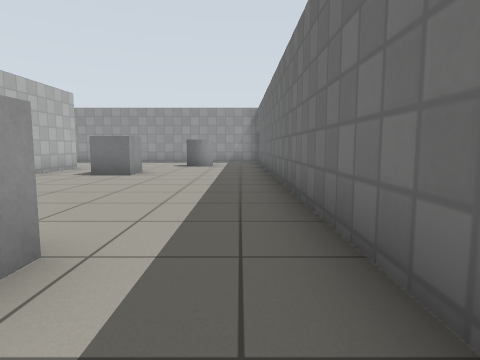
View 1 (above)

17 first-person views from a walk through a Gazebo world. The camera is 0.72 m above the floor, tilts 6° down and sees 75° across. The floor is counted in squares, 1 m on a side. Each view is taken from the middle of a square. On the plan, view 1 faces up. The plan holds only what a view shows up to about 10 squares ahead; the rest is blank. Simple patterns stand in for the simulator's built-in surfaces.

View 2
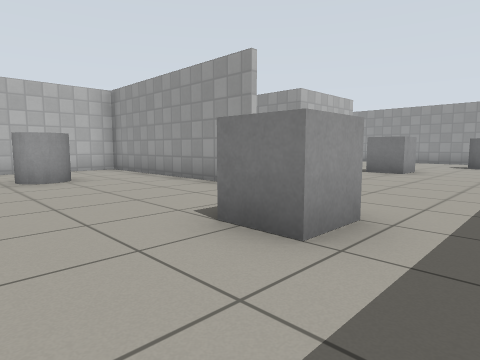

View 3
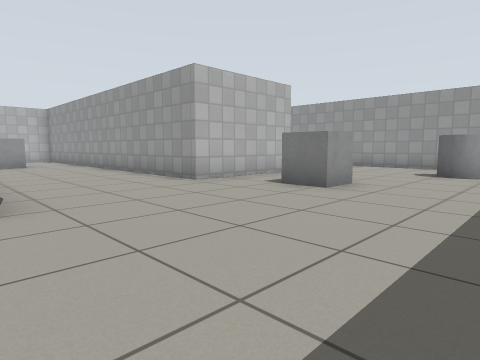

View 4
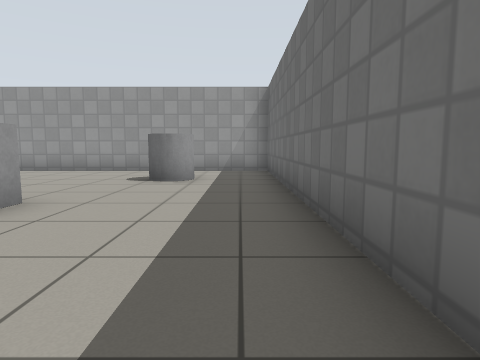

View 5
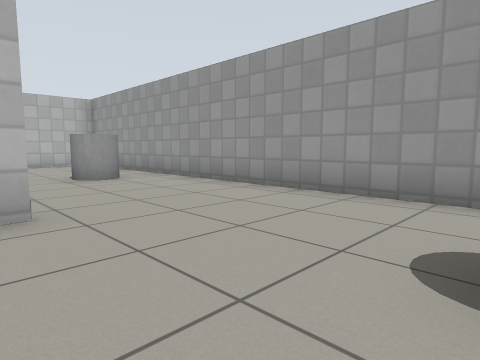

View 6
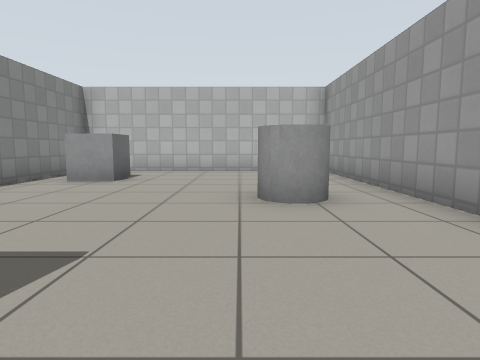

View 7
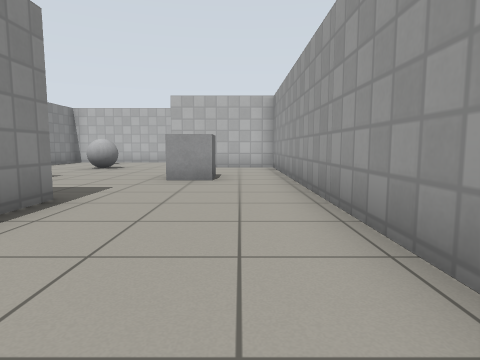

View 8
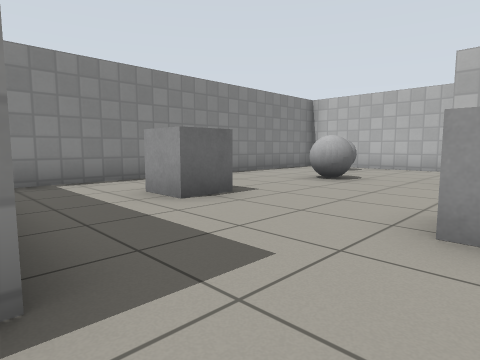

View 9
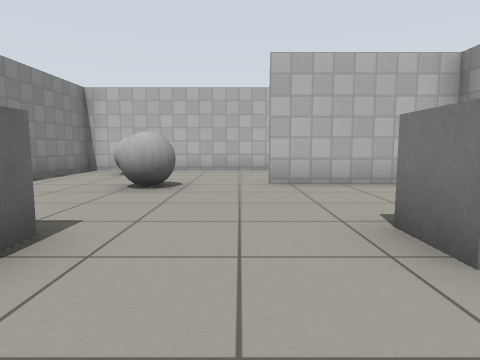

View 10
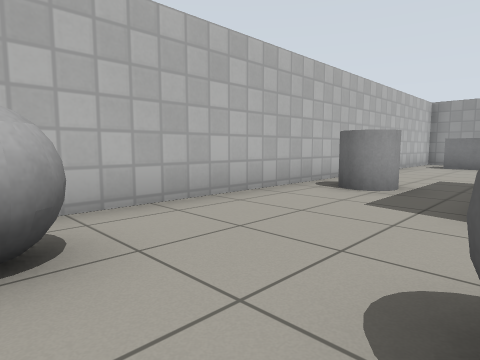

View 11
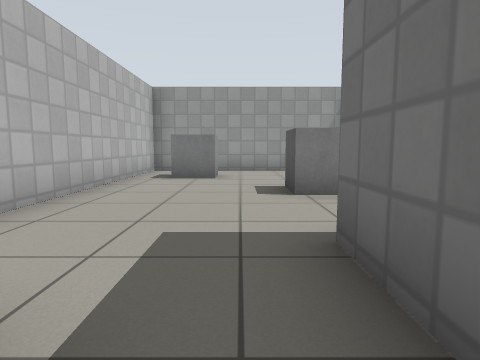

View 12
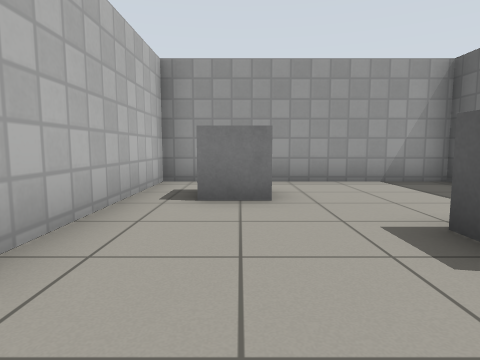

View 13
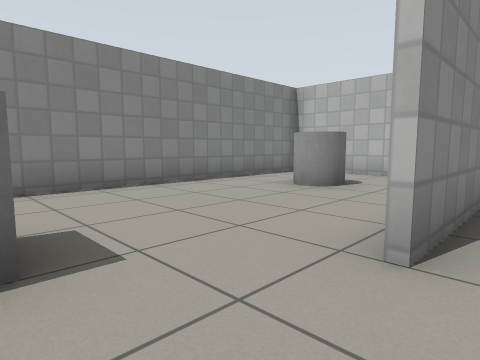

View 14
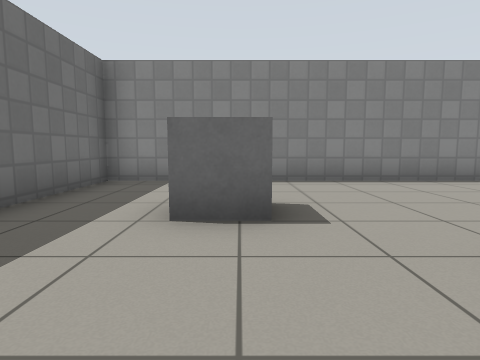

View 15
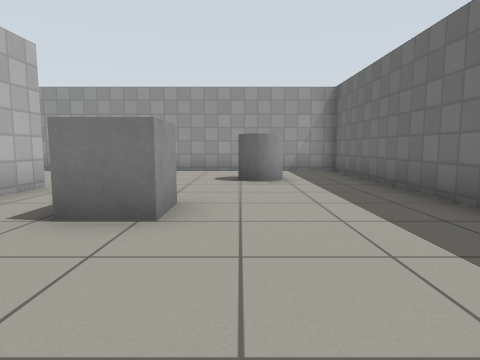

View 16
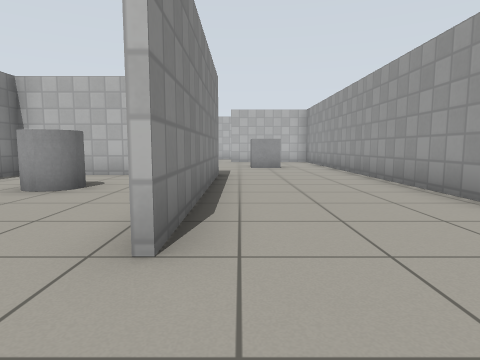

View 17
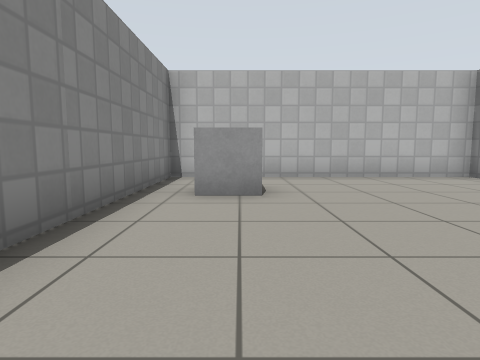

### Floor plan
Points are (right, up) in squares from view 1. A wall is a line through its corners. A room is listed if a view was taken in it or the views show most of it. See-through windows are left out.
Room 1 (views 1, 2, 3, 4, 5, 6, 7, 8, 9, 10, 11, 12, 13, 14, 15, 16, 17)
walls: (-10.2, 3.4) (-3.9, 3.4); (-5.6, 10.8) (-5.6, 7.2) (-17.1, 7.2) (-17.1, 3.5); (-3.9, 3.3) (-10.1, 3.3) (-10.1, -1.7) (0.8, -1.7) (0.8, 14.5) (-20.6, 14.5) (-20.6, -1.7) (-11, -1.7); (-17.3, 5.9) (-17.3, 7.4); (-14.7, 13.8) (-14.7, 14.6); (-14.5, 14.6) (-14.5, 7.3) (-9, 7.3)
objects: grey ball (-20, 0) to (-19, 0); grey cylinder (-20, 5) to (-19, 6); grey box (-19, 12) to (-19, 13); grey ball (-17, 1) to (-16, 2); grey box (-17, 10) to (-16, 10); grey box (-14, 5) to (-13, 5); grey box (-13, 1); grey box (-12, 9); grey cylinder (-10, 13) to (-9, 13); grey cylinder (-8, 0) to (-7, 1); grey box (-4, 8) to (-3, 9); grey box (-2, 1) to (-2, 2); grey cylinder (-2, 12) to (-1, 12)

Positions as (right, up) in squares from view 1, and headings:
1: (0, 0), facing up
2: (0, -1), facing up-left
3: (0, 3), facing up-left
4: (0, 5), facing up
5: (-2, 10), facing up-left
6: (-5, 12), facing left
7: (-6, 6), facing left
8: (-10, 5), facing down-left
9: (-11, 3), facing left
10: (-17, 0), facing up-left
11: (-18, 5), facing up
12: (-19, 8), facing up
13: (-2, 4), facing down-left
14: (-2, 5), facing down
15: (-2, 5), facing up
16: (-2, 4), facing left
17: (-7, 9), facing left
